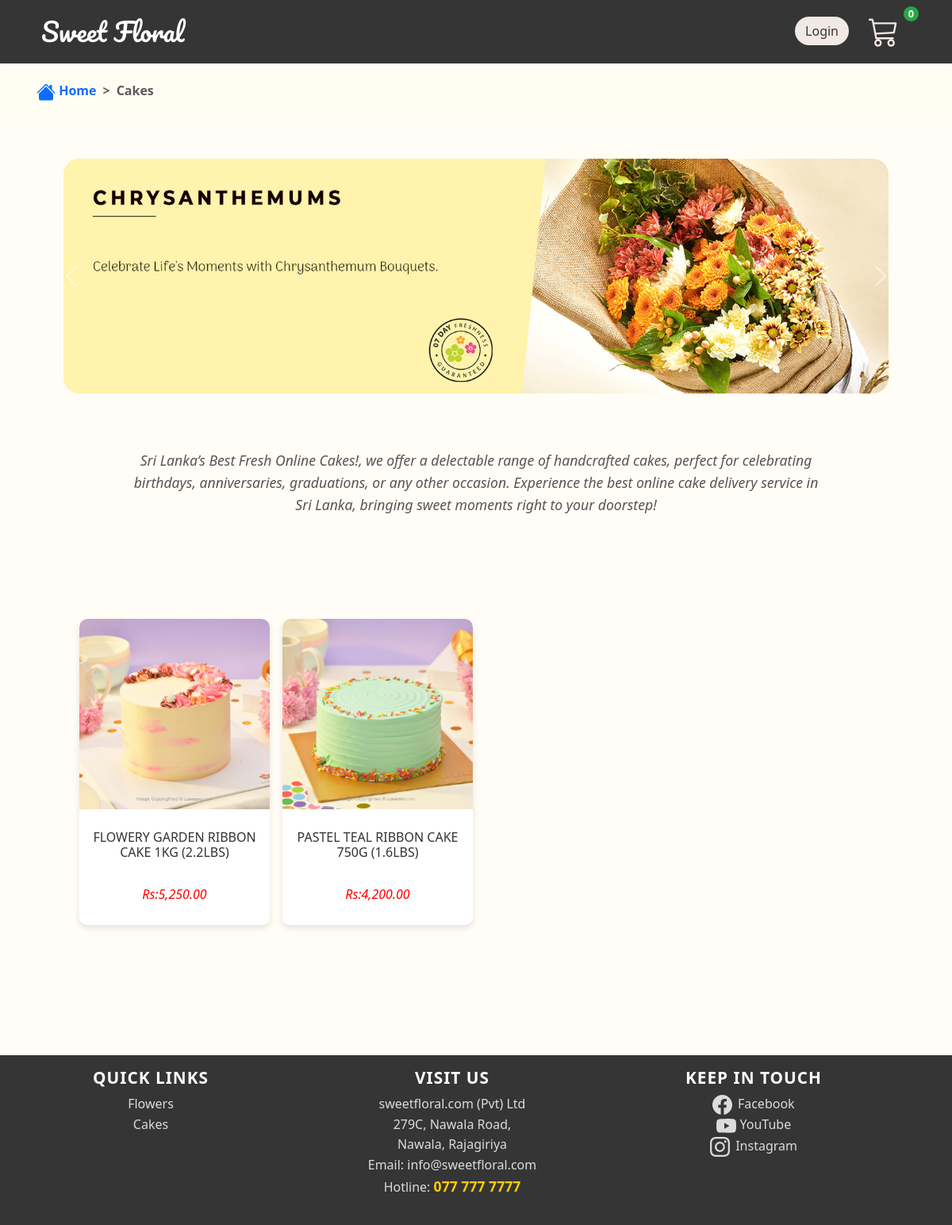
The app's page /cakes.php, older data.
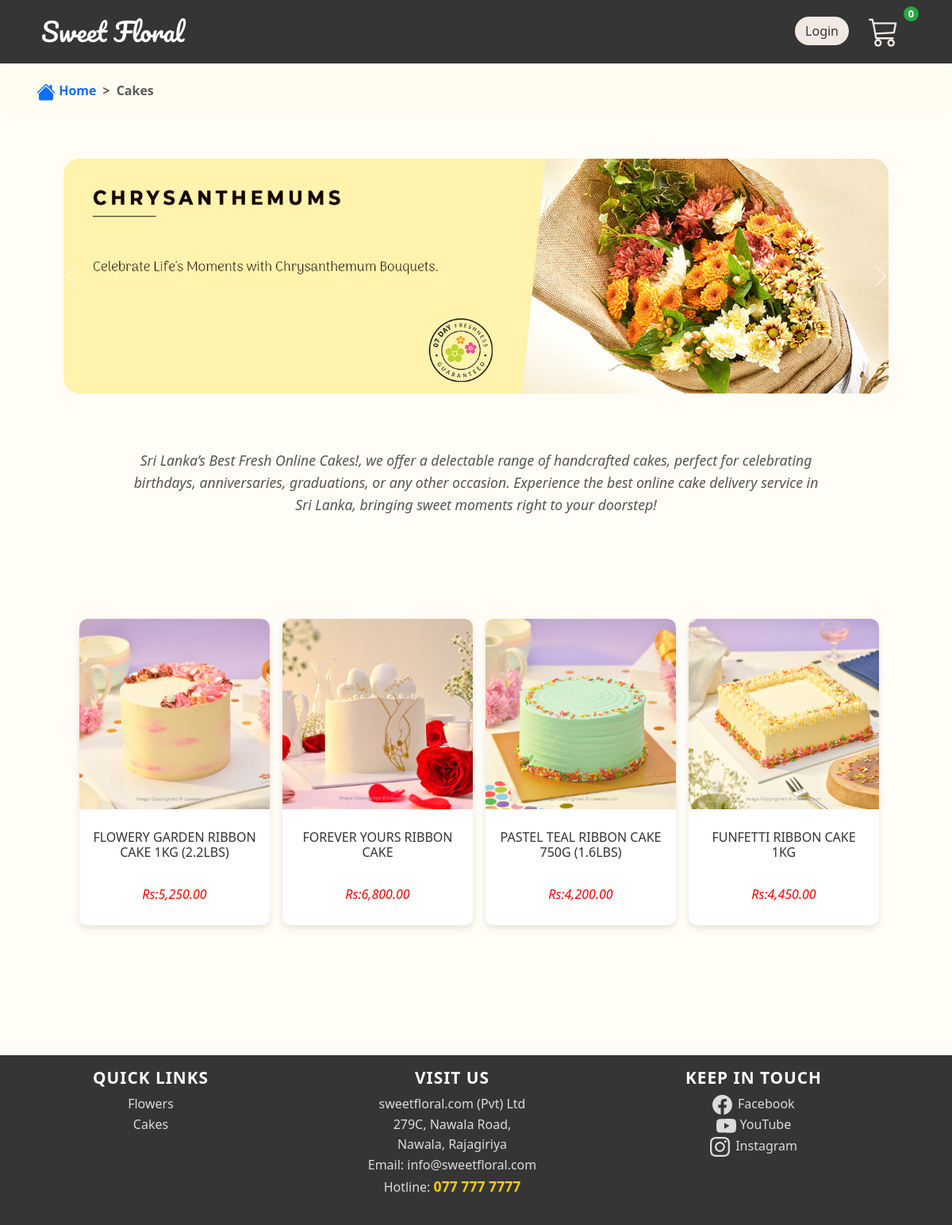
The same page, newer data.
### tables this page shows
CREATE TABLE `product` (
  `product_code` varchar(30) NOT NULL,
  `product_name` varchar(50) NOT NULL,
  `product_description` text NOT NULL,
  `product_image` varchar(200) NOT NULL,
  `product_category` varchar(50) NOT NULL,
  `product_stock` int(11) NOT NULL,
  `product_price` decimal(10,0) NOT NULL
);

### cakes.php (the view, shortened to what this page needs)
<?php
include 'conn.php';
$query = "SELECT * FROM product WHERE product_category='cakes'";
$result = $conn->query($query);
?>
<!DOCTYPE html>
<html lang="en">
<head>
    <link href="https://cdn.jsdelivr.net/npm/bootstrap@5.3.3/dist/css/bootstrap.min.css" rel="stylesheet">
    <link rel="stylesheet" href="cakes.css">
</head>
<body>
    <?php include 'navbar.php'; ?>
    <div style="padding-top: 2vh;"></div>
    <nav style="--bs-breadcrumb-divider: '>';" aria-label="breadcrumb">
        <ol class="breadcrumb p-3 rounded" style="background-color: #fffcf2; font-weight: bold;">
            <li class="breadcrumb-item" style="padding: 0 0 0 2.5vw;">
                <a href="index.php" class="text-decoration-none text-primary">
                    Home
                </a>
            </li>
            <li class="breadcrumb-item active" aria-current="page">
                Cakes
            </li>
        </ol>
    </nav>
    <div id="carouselExampleAutoplaying" class="carousel slide" data-bs-ride="carousel">
        <div class="carousel-inner">
            <div class="carousel-item active">
            <img src="images\cakes\banner\banner1.jpg" class="d-block w-100" alt="...">
            </div>
        </div>
        <button class="carousel-control-prev" type="button" data-bs-target="#carouselExampleAutoplaying" data-bs-slide="prev">
            <span class="carousel-control-prev-icon" aria-hidden="true"></span>
        </button>
        <button class="carousel-control-next" type="button" data-bs-target="#carouselExampleAutoplaying" data-bs-slide="next">
            <span class="carousel-control-next-icon" aria-hidden="true"></span>
        </button>
    </div>
    <p>
    Sri Lanka’s Best Fresh Online Cakes!, we offer a delectable range of handcrafted cakes, perfect for celebrating birthdays, anniversaries, graduations, or any other occasion. Experience the best online cake delivery service in Sri Lanka, bringing sweet moments right to your doorstep!</p>
    <div class="container-fluid">
        <div class="row">
            <?php while ($row = $result->fetch_assoc()): ?>
                <div class="col-md-4 col-lg-3 mb-4">
                    <a href="viewproduct.php?product_code=<?php echo $row['product_code']; ?>" class="text-decoration-none text-dark">
                        <div class="card h-100">
                            <img src="<?php echo $row['product_image']; ?>" class="card-img-top" alt="<?php echo $row['product_name']; ?>">
                            <div class="card-body">
                                <h5 class="card-title"><?php echo $row['product_name']; ?></h5>
                                <p class="card-text">Rs:<?php echo number_format($row['product_price'], 2); ?></p>
                            </div>
                        </div>
                    </a>
                </div>
            <?php endwhile; ?>
        </div>
    </div>
</body>
</html>

### navbar.php (shortened to what this page needs)
<link rel="stylesheet" href="navbar.css">
<header class="navbar navbar-expand-lg navbar-dark">
    <div class="container">
        <a class="navbar-brand" href="index.php" id="logo">Sweet Floral</a>
        <div class="collapse navbar-collapse" id="navbarNav">
            <ul class="navbar-nav ms-auto">
                <li class="nav-item">
                    <?php
                    if (!isset($_SESSION['user_id'])) {
                        echo '<a href="login.php">
                                <button type="button" class="btn" style="color: #353535; background-color: #f2e9e4; margin: 1vh 1vw 0 0; border-radius: 20px; padding: 0.6vh 1vw;">
                                    Login
                                </button>
                              </a>';
                    }
                    ?>
                </li>
                <li class="nav-item cart-icon">
                    <button class="btn" type="button" data-bs-toggle="offcanvas" data-bs-target="#cartOffcanvas" aria-controls="cartOffcanvas">
                        <span class="badge" id="cart-count">0</span>
                    </button>
                </li>
            </ul>
        </div>
    </div>
</header>

### cakes.css (style rules this page uses)
body { line-height: 1.6; background-color: #fffdf6; margin: 0; padding: 0; }
p { color: #555; font-size: 1.1rem; text-align: center; margin-bottom: 20px; font-style: normal; }
.carousel-inner img { max-height: 500px; object-fit: contain; border-radius: 20px; }
.carousel-item { width: 100%; border-radius: 80px; padding: 40px 80px 40px 80px; }
.container-fluid { padding: 100px; }
.card { border: none; border-radius: 10px; box-shadow: 0 4px 8px rgba(0, 0, 0, 0.1); transition: transform 0.3s ease, box-shadow 0.3s ease; overflow: hidden; margin: 0; height: 20vw; width: 20vw; }
.card img { border-top-left-radius: 10px; border-top-right-radius: 10px; max-height: 250px; object-fit: cover; }
.card-title { font-size: 1rem; text-align: center; color: #333; margin: 10px 0; }
.card-text { color: #FF0000; font-size: 1rem; }
footer { background-color: #333; color: #fff; padding: 20px 0; text-align: center; margin-top: 40px; }
footer a { color: #ff6b81; text-decoration: none; }
p { text-align: center; margin: 20px ; padding: 10px; width: 75%; margin-left: auto; margin-right: auto; font-style: italic; }

### navbar.css (style rules this page uses)
.navbar { position: fixed; height: 10vh; padding: 0 5vh; top: 0; left: 0; width: 100%; background-color: #353535; z-index: 1000; }
.navbar-brand { font-size: 1.5rem; font-weight: bold; color: #ffffff; }
.cart-icon { position: relative; }
.cart-icon .badge { position: absolute; top: -5px; right: -10px; background-color: #28a745; color: #fff; font-size: 0.8rem; border-radius: 50%; padding: 3px 6px; }
button { font-weight: bold; }
body { padding-top: 70px; max-width: 100%; overflow-x: hidden; }

### footer.css (style rules this page uses)
.footer { background-color: #353535; color: #dcdcdc; padding: 2vh 0 4.3vh 0; width: 100vw; }
.footer .container { margin: 0vh 0; }
.footer h5 { color: #ffffff; font-size: 1.3rem; font-weight: bold; text-transform: uppercase; letter-spacing: 1px; }
.footer a { color: #dcdcdc; font-size: 1rem; text-decoration: none; transition: color 0.3s, transform 0.3s; }
.footer .row { display: flex; height: fit-content; }
.footer .col-md-4 { display: flex; align-items: center; flex-direction: column; }
.footer .hotline { font-size: 1.1rem; font-weight: bold; color: #ffcc00; }

### navbar.php (style rules this page uses)
#logo { font-family: "Pacifico", serif; font-weight: 400; font-style: normal; font-size: 4vh; }

Row changes from the older to the newer data that the page shows:
added product: shows a picture, product_name "FOREVER YOURS RIBBON CAKE", product_price "6,800.00"
added product: shows a picture, product_name "FUNFETTI RIBBON CAKE 1KG", product_price "4,450.00"
